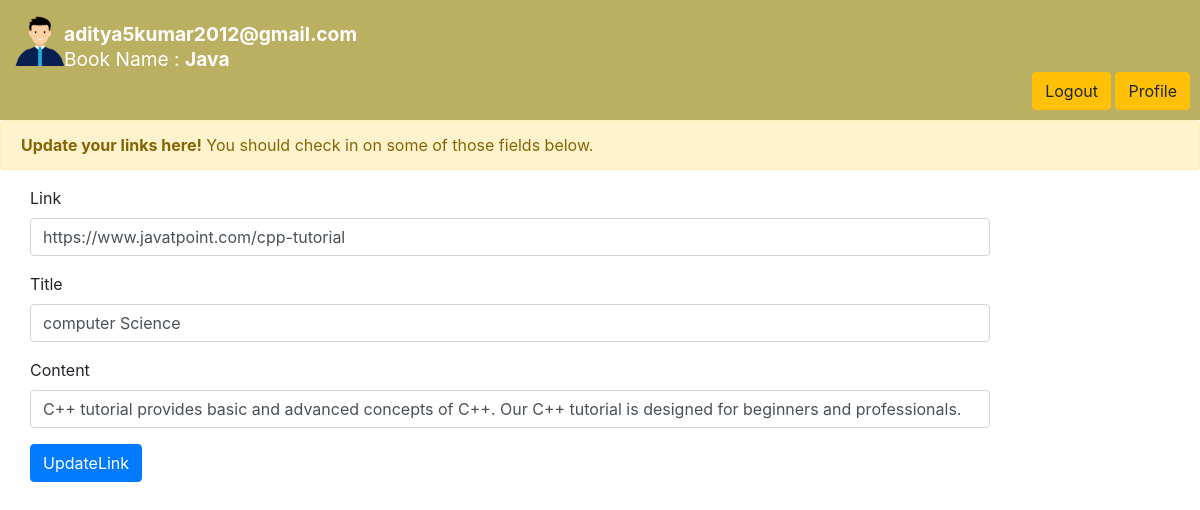
The page /updatel/12/Java (signed in) on the database its author committed.
### app.py (models this page shows, shortened)
class info_user(db.Model):#this table is used to store  links
    sno = db.Column(db.Integer, primary_key=True)
    content = db.Column(db.String(30), nullable=False)
    title = db.Column(db.String(30), nullable=False)
    id = db.Column(db.String(30), nullable=False)#email
    sub = db.Column(db.String(30), nullable=False)
    link = db.Column(db.String(150), nullable=False)

### app.py (the view, shortened to what this page needs)
@app.route('/updatel/<int:i>/<sub>', methods=['POST', 'GET'])  # for updating link
def updatel(i,sub):
    if 'email' in session:
        try:
            data = info_user.query.filter_by(sno=i).first()
            email = session['email']
            return render_template('updatel.html', sub=sub,email=email, data=data)
        except:
            print("Error occured while updating data")
        email = session['email']
        data_links = info_user.query.all()
        data_links.reverse()
        return render_template('updatel.html', sub=sub,email=email, data=data_links)
    return render_template('home.html')

### templates/updatel.html
{% extends 'after_logedin.html'%} {% block title %}Update Link-LinkBook{% endblock %} {%block content%}
<div class="div1" style="position:relative;height:120px;background-color: rgb(187, 175, 97);">
    <div class="div2" style="position:absolute;bottom:10px;right:10px;">
        <a href="/logout" type="button" class="btn btn-warning">Logout</a>
        <a href="/profile" type="button" class="btn btn-warning">Profile</a>
    </div>
    <img src="../../static/d.png" alt="" width="50px" height="50px" style="position:absolute;top:16px;left:15px;">
    <span class="" style="font-size:120%;color:white;position:absolute;top:20px;left:64px;"><b>{{email}}</b></span>
    <span class="" style="font-size:120%;color:white;position:absolute;top:45px;left:64px;">Book Name : <b>{{sub}}</b></span>
</div>
<div class="alert alert-warning alert-dismissible fade show" role="alert">
    <strong>Update your links here!</strong> You should check in on some of those fields below.
</div>
<form action="/updatel/{{data.sno}}/{{sub}}" style="display:inline-block;margin-left:30px; width:80%;" method="post">
    <div class="form-group">
        <label for="exampleInputEmail1">Link</label>
        <input type="text" class="form-control" id="exampleInputEmail1" aria-describedby="emailHelp" placeholder="Link of the site" required name="link" value="{{data.link}}">
    </div>
    <div class="form-group">
        <label for="exampleInputPassword1">Title</label>
        <input type="text" class="form-control" id="exampleInputPassword1" placeholder="Enter content" required name="title" value="{{data.title}}">
    </div>
    <div class="form-group">
        <label for="exampleInputPassword1">Content</label>
        <input type="text" class="form-control" id="exampleInputPassword1" placeholder="Enter description" required name="content" value="{{data.content}}">
    </div>
    <button type="submit" class="btn btn-primary">UpdateLink</button>
</form>
{%endblock%}

### rows shown on the page
info_user: id "aditya5kumar2012@gmail.com", sub "Java", link "https://www.javatpoint.com/cpp-tutorial", title "computer Science", content "C++ tutorial provides basic and advanced concepts of C++. Our C++ tutorial is designed for beginners and professionals."
